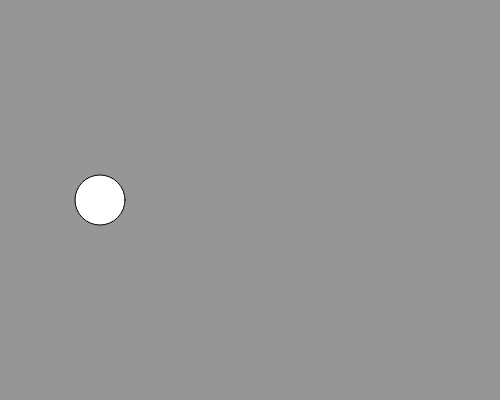
Frame 1 (no input)
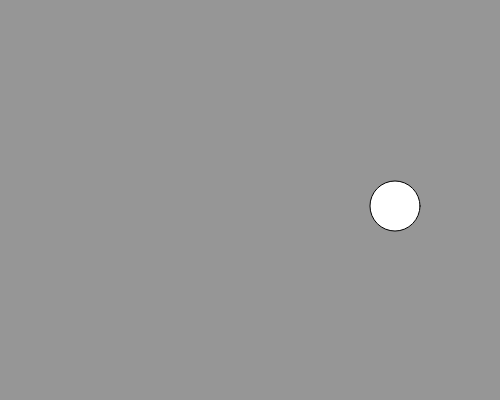
Frame 60 (no input)
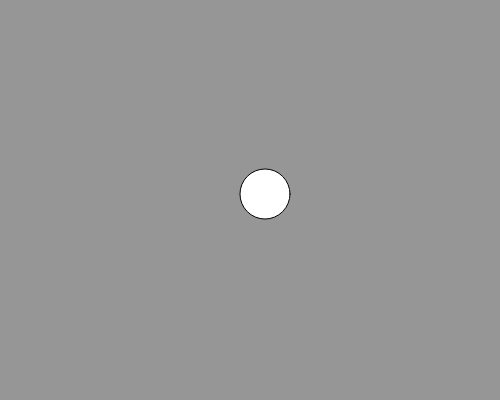
Frame 120 (the mouse pressed at the canvas centre since frame 60)

The p5.js sketch that drew these frames (run headless with seeded random() and noise() and a simulated clock; from frame 60 on, the mouse is pressed at the canvas centre):

// p5.js sketch
// ── sketch.js
let x=100;
let y=200;
let d=50;
let speedX = 5, speedY = 6;

function setup(){
  createCanvas(500, 400);
}

function draw(){
  background(150);
  ellipse(x, y, d);
  if( x < 0+d/2 || x > width-d/2){
    speedX*=-1;          
  }
  if( y < 0+d/2 || y > height-d/2){
    speedY *= -1;
  }
  x += speedX;
  y += speedY;
}
